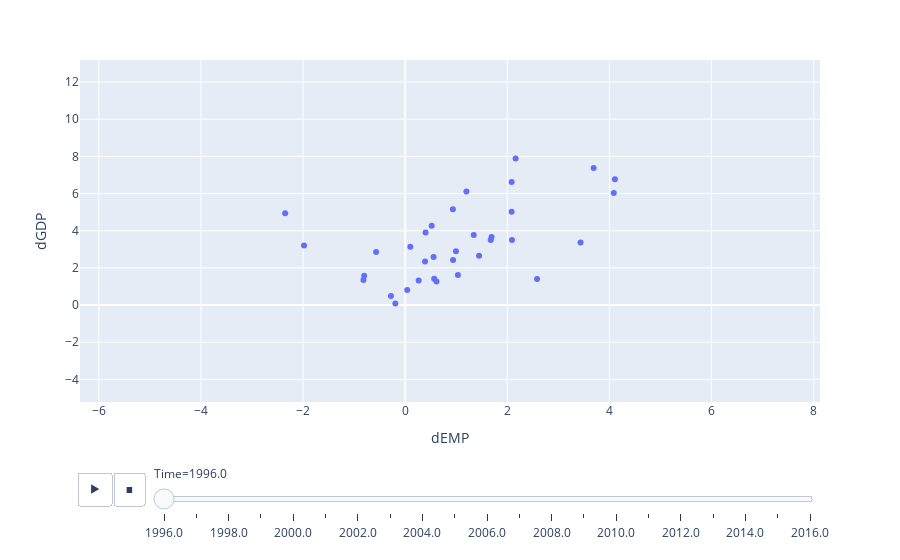

The notebook cell saved with this chart:
### Code cell
# interactive plot over time


import plotly.express as px

fig = px.scatter(merged_data, x="dEMP", y="dGDP", animation_frame="Time", animation_group="Country_x", hover_name="Country_x",
                )
fig.show()

### Figure 1 — Plotly figure (JSON) as saved in the notebook; plotly's stock layout.template omitted (floating-point values rounded to 4 significant figures)
{"data": [{"hovertemplate": "<b>%{hovertext}</b><br><br>Time=1996.0<br>dEMP=%{x}<br>dGDP=%{y}<extra></extra>", "hovertext": ["Australia", "Austria", "Belgium", "Canada", "Czech Republic", "Denmark", "Finland", "France", "Germany", "Greece", "Ireland", "Poland", "Spain", "Switzerland", "United Kingdom", "Hungary", "Netherlands", "United States", "Estonia", "Norway", "Japan", "Luxembourg", "Israel", "Slovak Republic", "Mexico", "New Zealand", "Italy", "Korea", "Portugal", "Slovenia", "Sweden", "Latvia", "Lithuania", "Costa Rica"], "ids": ["Australia", "Austria", "Belgium", "Canada", "Czech Republic", "Denmark", "Finland", "France", "Germany", "Greece", "Ireland", "Poland", "Spain", "Switzerland", "United Kingdom", "Hungary", "Netherlands", "United States", "Estonia", "Norway", "Japan", "Luxembourg", "Israel", "Slovak Republic", "Mexico", "New Zealand", "Italy", "Korea", "Portugal", "Slovenia", "Sweden", "Latvia", "Lithuania", "Costa Rica"], "legendgroup": "", "marker": {"color": "#636efa", "symbol": "circle"}, "mode": "markers", "name": "", "orientation": "v", "showlegend": false, "type": "scatter", "x": [0.3985, 0.3886, 0.2636, 1.032, 0.518, 0.9935, 1.69, 0.5667, 0.03943, -0.5698, 3.69, 1.198, 1.446, -0.279, 0.9371, -0.1933, 2.091, 1.342, -2.352, 2.083, 0.09968, 2.582, 4.085, 2.084, 4.106, 3.434, 0.6125, 2.162, 1.676, -1.982, -0.804, 0.5553, 0.9338, -0.8179], "xaxis": "x", "y": [3.908, 2.35, 1.321, 1.619, 4.265, 2.9, 3.667, 1.413, 0.8058, 2.862, 7.373, 6.115, 2.661, 0.4939, 2.429, 0.08241, 3.499, 3.773, 4.943, 5.028, 3.134, 1.398, 6.026, 6.62, 6.773, 3.363, 1.267, 7.891, 3.504, 3.203, 1.579, 2.588, 5.158, 1.35], "yaxis": "y"}], "layout": {"autosize": true, "legend": {"tracegroupgap": 0}, "margin": {"t": 60}, "sliders": [{"active": 0, "currentvalue": {"prefix": "Time="}, "len": 0.9, "pad": {"b": 10, "t": 60}, "steps": [{"args": [["1996.0"], {"frame": {"duration": 0, "redraw": false}, "fromcurrent": true, "mode": "immediate", "transition": {"duration": 0, "easing": "linear"}}], "label": "1996.0", "method": "animate"}, {"args": [["1997.0"], {"frame": {"duration": 0, "redraw": false}, "fromcurrent": true, "mode": "immediate", "transition": {"duration": 0, "easing": "linear"}}], "label": "1997.0", "method": "animate"}, {"args": [["1998.0"], {"frame": {"duration": 0, "redraw": false}, "fromcurrent": true, "mode": "immediate", "transition": {"duration": 0, "easing": "linear"}}], "label": "1998.0", "method": "animate"}, {"args": [["1999.0"], {"frame": {"duration": 0, "redraw": false}, "fromcurrent": true, "mode": "immediate", "transition": {"duration": 0, "easing": "linear"}}], "label": "1999.0", "method": "animate"}, {"args": [["2000.0"], {"frame": {"duration": 0, "redraw": false}, "fromcurrent": true, "mode": "immediate", "transition": {"duration": 0, "easing": "linear"}}], "label": "2000.0", "method": "animate"}, {"args": [["2001.0"], {"frame": {"duration": 0, "redraw": false}, "fromcurrent": true, "mode": "immediate", "transition": {"duration": 0, "easing": "linear"}}], "label": "2001.0", "method": "animate"}, {"args": [["2002.0"], {"frame": {"duration": 0, "redraw": false}, "fromcurrent": true, "mode": "immediate", "transition": {"duration": 0, "easing": "linear"}}], "label": "2002.0", "method": "animate"}, {"args": [["2003.0"], {"frame": {"duration": 0, "redraw": false}, "fromcurrent": true, "mode": "immediate", "transition": {"duration": 0, "easing": "linear"}}], "label": "2003.0", "method": "animate"}, {"args": [["2004.0"], {"frame": {"duration": 0, "redraw": false}, "fromcurrent": true, "mode": "immediate", "transition": {"duration": 0, "easing": "linear"}}], "label": "2004.0", "method": "animate"}, {"args": [["2005.0"], {"frame": {"duration": 0, "redraw": false}, "fromcurrent": true, "mode": "immediate", "transition": {"duration": 0, "easing": "linear"}}], "label": "2005.0", "method": "animate"}, {"args": [["2006.0"], {"frame": {"duration": 0, "redraw": false}, "fromcurrent": true, "mode": "immediate", "transition": {"duration": 0, "easing": "linear"}}], "label": "2006.0", "method": "animate"}, {"args": [["2007.0"], {"frame": {"duration": 0, "redraw": false}, "fromcurrent": true, "mode": "immediate", "transition": {"duration": 0, "easing": "linear"}}], "label": "2007.0", "method": "animate"}, {"args": [["2008.0"], {"frame": {"duration": 0, "redraw": false}, "fromcurrent": true, "mode": "immediate", "transition": {"duration": 0, "easing": "linear"}}], "label": "2008.0", "method": "animate"}, {"args": [["2009.0"], {"frame": {"duration": 0, "redraw": false}, "fromcurrent": true, "mode": "immediate", "transition": {"duration": 0, "easing": "linear"}}], "label": "2009.0", "method": "animate"}, {"args": [["2010.0"], {"frame": {"duration": 0, "redraw": false}, "fromcurrent": true, "mode": "immediate", "transition": {"duration": 0, "easing": "linear"}}], "label": "2010.0", "method": "animate"}, {"args": [["2011.0"], {"frame": {"duration": 0, "redraw": false}, "fromcurrent": true, "mode": "immediate", "transition": {"duration": 0, "easing": "linear"}}], "label": "2011.0", "method": "animate"}, {"args": [["2012.0"], {"frame": {"duration": 0, "redraw": false}, "fromcurrent": true, "mode": "immediate", "transition": {"duration": 0, "easing": "linear"}}], "label": "2012.0", "method": "animate"}, {"args": [["2013.0"], {"frame": {"duration": 0, "redraw": false}, "fromcurrent": true, "mode": "immediate", "transition": {"duration": 0, "easing": "linear"}}], "label": "2013.0", "method": "animate"}, {"args": [["2014.0"], {"frame": {"duration": 0, "redraw": false}, "fromcurrent": true, "mode": "immediate", "transition": {"duration": 0, "easing": "linear"}}], "label": "2014.0", "method": "animate"}, {"args": [["2015.0"], {"frame": {"duration": 0, "redraw": false}, "fromcurrent": true, "mode": "immediate", "transition": {"duration": 0, "easing": "linear"}}], "label": "2015.0", "method": "animate"}, {"args": [["2016.0"], {"frame": {"duration": 0, "redraw": false}, "fromcurrent": true, "mode": "immediate", "transition": {"duration": 0, "easing": "linear"}}], "label": "2016.0", "method": "animate"}], "x": 0.1, "xanchor": "left", "y": 0, "yanchor": "top"}], "updatemenus": [{"active": 0, "buttons": [{"args": [null, {"frame": {"duration": 500, "redraw": false}, "fromcurrent": true, "mode": "immediate", "transition": {"duration": 500, "easing": "linear"}}], "label": "&#9654;", "method": "animate"}, {"args": [[null], {"frame": {"duration": 0, "redraw": false}, "fromcurrent": true, "mode": "immediate", "transition": {"duration": 0, "easing": "linear"}}], "label": "&#9724;", "method": "animate"}], "direction": "left", "pad": {"r": 10, "t": 70}, "showactive": false, "type": "buttons", "x": 0.1, "xanchor": "right", "y": 0, "yanchor": "top"}], "xaxis": {"anchor": "y", "autorange": false, "domain": [0, 1], "range": [-6.369, 8.123], "title": {"text": "dEMP"}, "type": "linear"}, "yaxis": {"anchor": "x", "autorange": false, "domain": [0, 1], "range": [-5.214, 13.19], "title": {"text": "dGDP"}, "type": "linear"}}}
